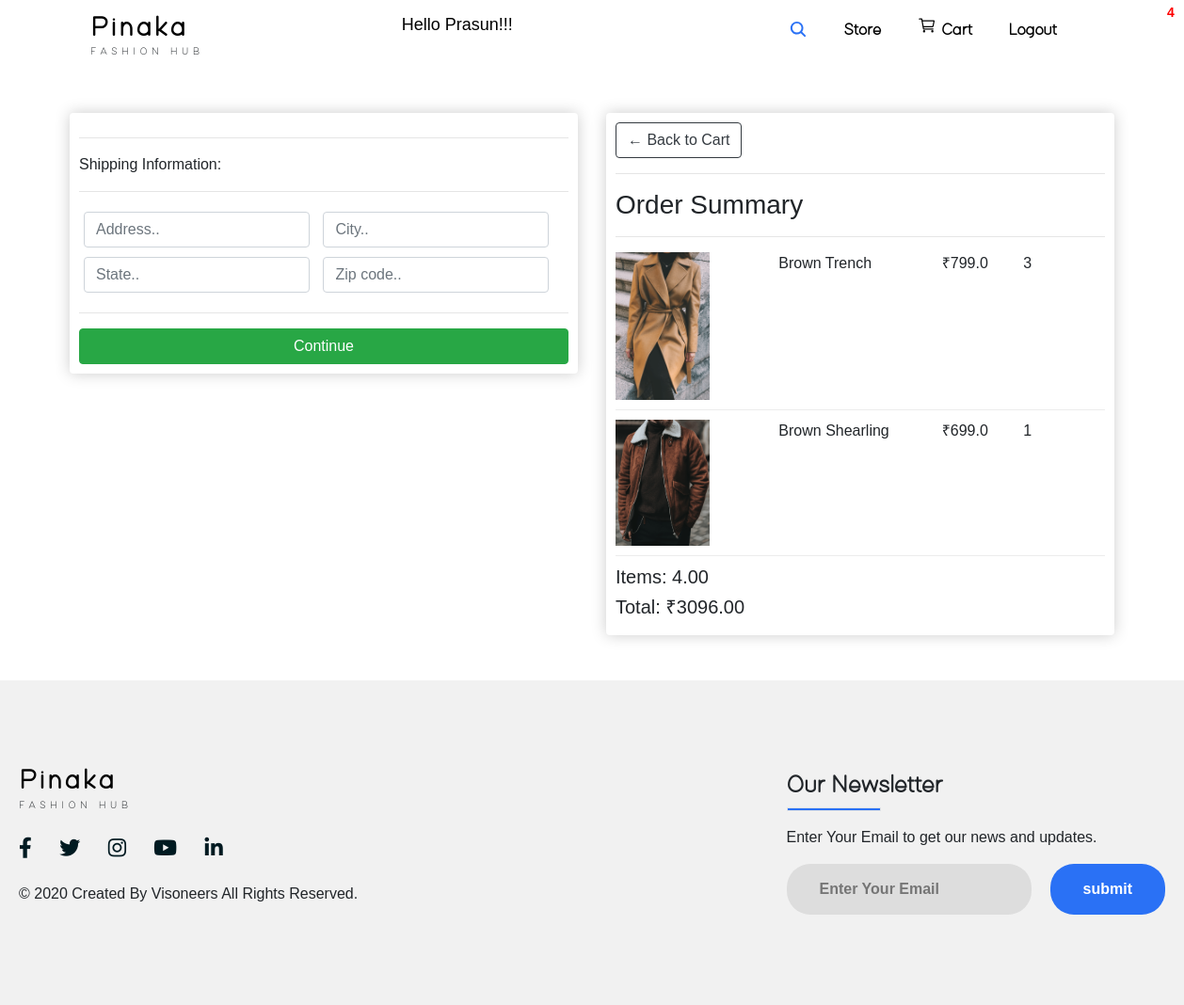
Page /checkout/ (signed in) on the earlier database version.
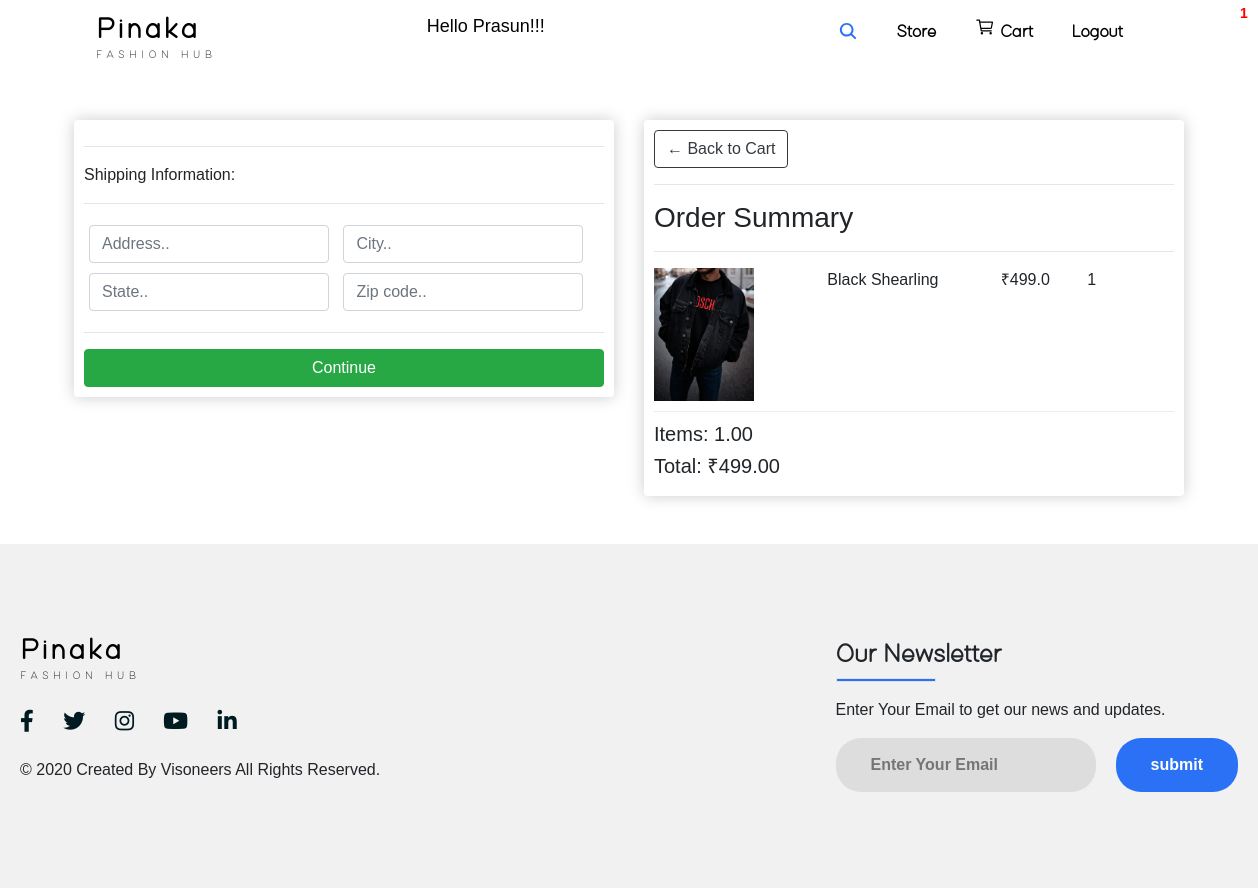
Same page on the later database version.
### store/models.py (models this page shows, shortened)
class OrderItem(models.Model):
    product=models.ForeignKey(Product,on_delete=models.SET_NULL,blank=True,null=True)
    order=models.ForeignKey(Order,on_delete=models.SET_NULL,blank=True,null=True)
    quantity=models.IntegerField(default=0,null=True,blank=True)
    date_added=models.DateTimeField(auto_now_add=True)
    @property
    def get_total(self):
        total=self.product.price*self.quantity
        return total

class Product(models.Model):
    name=models.CharField(max_length=200,null=True)
    price=models.FloatField()
    digital=models.BooleanField(default=False,null=True,blank=False)
    image=models.ImageField(null=True,blank=True)
    @property
    def imageURL(self):
        try:
            url=self.image.url #chk
        except:
            url=' '
        return url

class Order(models.Model):
    customer=models.ForeignKey(Customer,on_delete=models.SET_NULL,blank=True,null=True)
    date_orderd=models.DateTimeField(auto_now_add=True)
    complete=models.BooleanField(default=False,null=True,blank=False)
    transaction_id=models.CharField(max_length=200,null=True)
    @property
    def shipping(self):
        shipping=False
        orderitems=self.orderitem_set.all()
        for i in orderitems:
            if i.product.digital==False:
                shipping=True
        return shipping
    @property
    def get_cart_total(self):
        orderitems =self.orderitem_set.all()
        total=sum([item.get_total for item in orderitems])
        return total
    @property
    def get_cart_items(self):
        orderitems =self.orderitem_set.all()
        total=sum([item.quantity for item in orderitems])
        return total

### store/views.py (the view)
# urls.py: path('checkout/',views.checkout,name="checkout"),
@login_required(login_url='loginPage')
def checkout(request):
    if request.user.is_authenticated:
        customer=request.user.customer
        order,created=Order.objects.get_or_create(customer=customer,complete=False)
        items=order.orderitem_set.all()
        cartItems=order.get_cart_items
    else:
        items=[]
        order={'get_cart_total':0,'get_cart_items':0,'shipping':False}
        cartItems=order['get_cart_items']
    context={'items':items,'order':order,'cartItems':cartItems}
    return render(request,'store/checkout.html',context)

### store/templates/store/checkout.html (shortened to what this page needs)
{% extends 'store/main.html' %}
{% load static %}
{% block content %}
<div class="container">
	<br><br>
    <div class="row">
		<div class="col-lg-6">
			<div class="box-element" id="form-wrapper">
                <form id="form">
                    <div id="shipping-info">
                        <hr>
						<p>Shipping Information:</p>
						<hr>
						<div class="form-field">
							<input class="form-control" type="text" name="address" placeholder="Address..">
						</div>
						<div class="form-field">
							<input class="form-control" type="text" name="city" placeholder="City..">
						</div>
						<div class="form-field">
							<input class="form-control" type="text" name="state" placeholder="State..">
						</div>
						<div class="form-field">
							<input class="form-control" type="text" name="zipcode" placeholder="Zip code..">
						</div>
                    </div>
                    <hr>
                    <input id="form-button" class="btn btn-success btn-block" type="submit" class="btn btn-outline-primary" value="Continue">
                </form>
			</div>
			<br>
        </div>
		<div class="col-lg-6">
			<div class="box-element">
				<a  class="btn btn-outline-dark" href="{% url 'cart' %}">&#x2190; Back to Cart</a>
				<hr>
				<h3>Order Summary</h3>
				<hr>
				{% for item in items %}
				<div class="cart-row">
					<div style="flex:2"><img class="row-image" src="{{item.product.imageURL}}"></div>
					<div style="flex:2"><p>{{item.product.name}} </p></div>
					<div style="flex:1"><p>₹{{item.product.price}}</p></div>
					<div style="flex:1"><p>{{item.quantity}}</p></div>
				</div>
				{% endfor %}
				<h5 >Items: {{order.get_cart_items|floatformat:2}}</h5>
				<h5>Total: ₹{{order.get_cart_total|floatformat:2}}</h5>
			</div>
		</div>
	</div>
</div>
{% endblock content %}

### store/templates/store/main.html (shortened to what this page needs)
<!DOCTYPE html>
{% load static %}
<html lang="en">
<head>
    <link rel="stylesheet" href="https://cdn.jsdelivr.net/npm/bootstrap@4.5.3/dist/css/bootstrap.min.css">
    <link rel="stylesheet" href="https://cdnjs.cloudflare.com/ajax/libs/font-awesome/5.11.2/css/all.css">
    <link rel = "stylesheet" type = "text/css" href = "{% static 'css/main.css' %}">
    <link rel = "stylesheet" type = "text/css" href = "{% static 'css/carousel.css' %}">
</head>
<body>
    <p id="cart-total">{{cartItems}}</p>
    <div claas="web">
        <nav class="navigation">
            <div class="heading">
                <h1><a href="{% url 'store' %}">Pinaka</a></h1>
                <p>FASHION HUB</p>
            </div>
            <span class="hello-msg ">Hello {{request.user}}!!!</span>
            <div>
                <ul class="nav-menu">
                    <span class="search-box">
                    <li > <input class="input_box" type="text"  placeholder="Search">
                        <a class="search-btn" href="{% url 'store' %}" >
                            <ion-icon id="search-btn" name="search"></ion-icon>
                        </a>
                    </li>
                    </span>
                    <li><a href="{% url 'store' %}">Store</a></li>
                    <span>
                    <li><a href="{% url 'cart' %}"><ion-icon name="cart-outline"></ion-icon>Cart</ion-icon></a></li>
                    </span>
                    <span><a class="hello-msg" id="logout_btn " href="{% url 'logoutUser' %}">Logout</a></span>
                </ul>
            </div>
        </nav>
    </div>
    <div class="container-fluid">
        {% block content %}
        {% endblock content %}
    </div>
    <br><br>
    <footer>
        <div class="footer">
            <div class="left-col">
                <div class="heading">
                    <h1><a href="{% url 'store' %}">Pinaka</a></h1>
                    <p>FASHION HUB</p>
                </div>
                <div class="social-media">
                <a href="#"><i class="fab fa-facebook-f"></i></a>
                <a href="#"><i class="fab fa-twitter"></i></a>
                <a href="#"><i class="fab fa-instagram"></i></a>
                <a href="#"><i class="fab fa-youtube"></i></a>
                <a href="#"><i class="fab fa-linkedin-in"></i></a>
                </div>
                <p class="rights-text">© 2020 Created By Visoneers All Rights Reserved.</p>
            </div>
            <div class="right-col">
                <h1>Our Newsletter</h1>
                <div class="border"></div>
                <p>Enter Your Email to get our news and updates.</p>
                <form action="" class="newsletter-form">
                <input type="text" class="txtb" placeholder="Enter Your Email">
                <input type="submit" class="button" value="submit">
                </form>
            </div>
        </div>
      </footer>
</body>
</html>

Differences in the rows shown:
removed OrderItem: product.imageURL (picture), product.name "Brown Trench", product.price "799.0", quantity "3"
no longer on this page (row unchanged): OrderItem: product.imageURL (picture), product.name "Brown Shearling", product.price "699.0", quantity "1"
no longer on this page (row edited): Order: get_cart_items "4.00", get_cart_total "3096.00"
added OrderItem: product.imageURL (picture), product.name "Black Shearling", product.price "499.0", quantity "1"
added Order: get_cart_items "1.00", get_cart_total "499.00"
Other differences:
{{ cartItems }}: "4" → "1"
